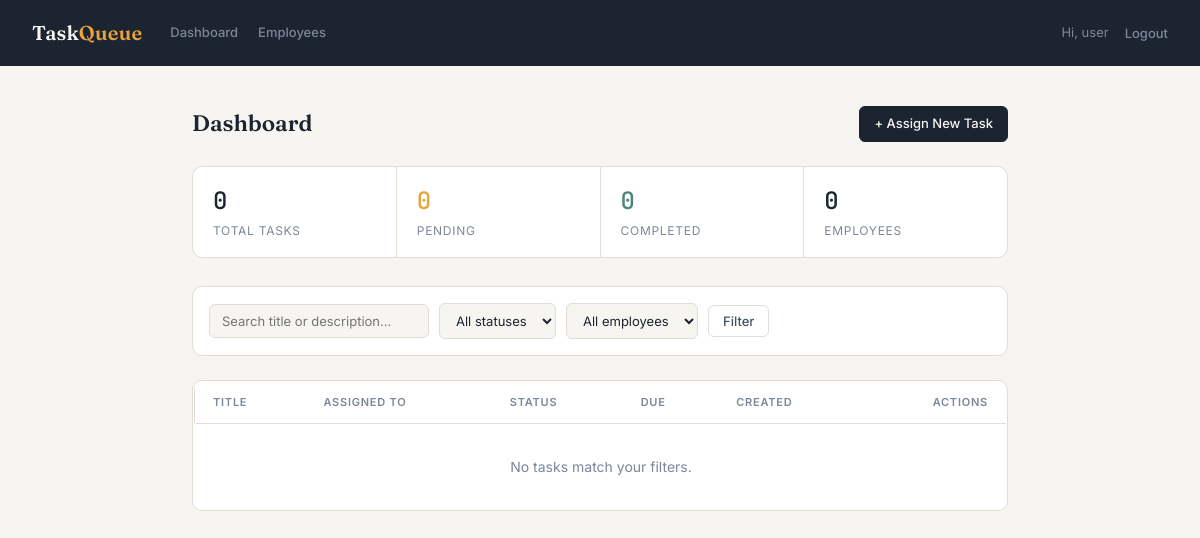
Page /manager/ (signed in) on the earlier database version.
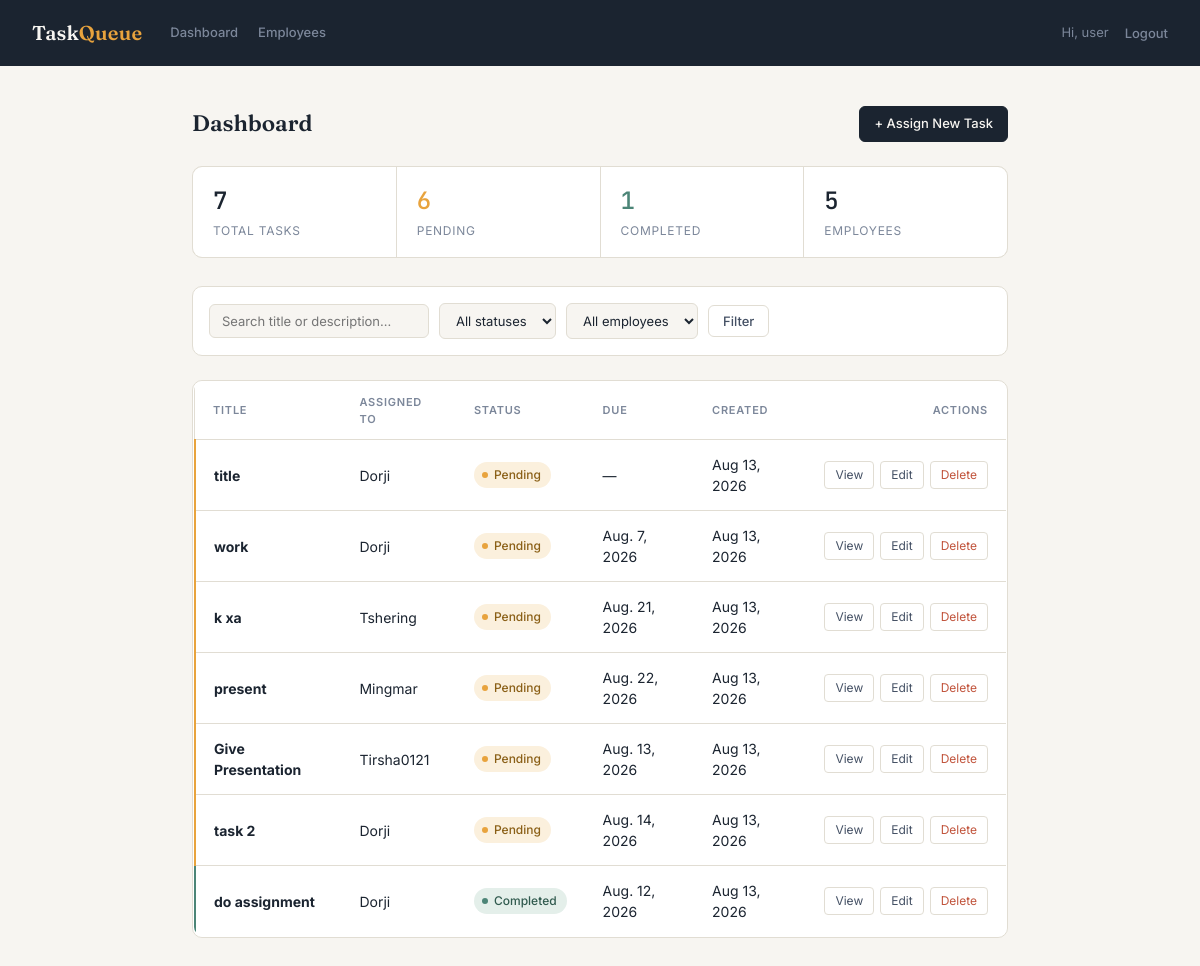
Same page on the later database version.
### Employee_Task_ToDo/models.py (models this page shows, shortened)
class Task(models.Model):
    STATUS_CHOICES = (
        ('pending', 'Pending'),
        ('in_progress', 'In Progress'),
        ('completed', 'Completed'),
    )
    title = models.CharField(max_length=200)
    description = models.TextField(blank=True)
    assigned_to = models.ForeignKey(User, related_name='tasks_assigned', on_delete=models.CASCADE)
    assigned_by = models.ForeignKey(User, related_name='tasks_created', on_delete=models.CASCADE)
    status = models.CharField(max_length=11, choices=STATUS_CHOICES, default='pending')
    due_date = models.DateField(null=True, blank=True)
    created_at = models.DateTimeField(auto_now_add=True)
    completed_at = models.DateTimeField(null=True, blank=True)

### Employee_Task_ToDo/manager_views.py (the view)
# urls.py: path('manager/', views.manager_dashboard, name='manager_dashboard'),
@manager_required
def manager_dashboard(request):
    all_tasks = Task.objects.all()
    tasks = Task.objects.select_related('assigned_to', 'assigned_by').all().order_by('-created_at')
    status = request.GET.get('status')
    employee_id = request.GET.get('Employee')
    search = request.GET.get('q')
    if status in ('pending', 'in_progress', 'completed'):
        tasks = tasks.filter(status=status)
    if employee_id:
        tasks = tasks.filter(assigned_to_id=employee_id)
    if search:
        tasks = tasks.filter(Q(title__icontains=search) | Q(description__icontains=search))
    employees = User.objects.filter(groups__name='Employee').order_by('username')
    context = {
        'total_tasks': all_tasks.count(),
        'pending_count': all_tasks.filter(status='pending').count(),
        'completed_count': all_tasks.filter(status='completed').count(),
        'employee_count': employees.count(),
        'tasks': tasks,
        'employees': employees,
        'current_status': status or '',
        'current_employee': employee_id or '',
        'search': search or '',
    }
    return render(request, 'manager/dashboard.html', context)

### templates/manager/dashboard.html (shortened to what this page needs)
{% extends 'manager/base_manager.html' %}
{% block content %}
<div class="dashboard-header">
  <h2>Dashboard</h2>
  <a href="{% url 'manager_task_create' %}" class="btn">+ Assign New Task</a>
</div>
<div class="summary">
  <div class="stat">
    <span class="num">{{ total_tasks }}</span>
    <span class="label">Total Tasks</span>
  </div>
  <div class="stat">
    <span class="num pending-num">{{ pending_count }}</span>
    <span class="label">Pending</span>
  </div>
  <div class="stat">
    <span class="num completed-num">{{ completed_count }}</span>
    <span class="label">Completed</span>
  </div>
  <div class="stat">
    <span class="num">{{ employee_count }}</span>
    <span class="label">Employees</span>
  </div>
</div>
<form method="get" class="filter-form">
  <input type="text" name="q" value="{{ search }}" placeholder="Search title or description...">
  <select name="status">
    <option value="">All statuses</option>
  </select>
  <select name="employee">
    <option value="">All employees</option>
  </select>
  <button class="btn btn-outline" type="submit">Filter</button>
</form>
<div class="table-container">
  <table>
    <thead>
      <tr>
        <th>Title</th>
        <th>Assigned To</th>
        <th>Status</th>
        <th>Due</th>
        <th>Created</th>
        <th style="text-align: right;">Actions</th>
      </tr>
    </thead>
    <tbody>
      {% for task in tasks %}
        <tr class="status-{{ task.status }}">
          <td><strong>{{ task.title }}</strong></td>
          <td>{{ task.assigned_to.username }}</td>
          <td>
            <span class="badge {{ task.status }}">
              {{ task.get_status_display }}
            </span>
          </td>
          <td class="due">{{ task.due_date|default:"—" }}</td>
          <td>{{ task.created_at|date:"M d, Y" }}</td>
          <td>
            <div class="table-actions">
              <a href="{% url 'manager_task_detail' task.pk %}" class="btn-action">View</a>
              <a href="{% url 'manager_task_update' task.pk %}" class="btn-action">Edit</a>
              <a href="{% url 'manager_task_delete' task.pk %}" class="btn-action delete-action">Delete</a>
            </div>
          </td>
        </tr>
      {% empty %}
        <tr>
          <td colspan="6" class="empty-state">No tasks match your filters.</td>
        </tr>
      {% endfor %}
    </tbody>
  </table>
</div>
{% endblock %}

### templates/manager/base_manager.html (shortened to what this page needs)
<!DOCTYPE html>
<html lang="en">
<head>
</head>
<body>
  <div class="topbar">
    <div class="topbar-left">
      <a class="brand" href="{% url 'manager_dashboard' %}">Task<span>Queue</span></a>
      <nav>
        <a href="{% url 'manager_dashboard' %}">Dashboard</a>
        <a href="{% url 'manager_employee_list' %}">Employees</a>
      </nav>
    </div>
    <div class="topbar-right">
      <span class="user-greeting">Hi, {{ request.user.username }}</span>
      <form action="{% url 'logout' %}" method="post">
        <button class="nav-logout-btn" type="submit">Logout</button>
      </form>
    </div>
  </div>
  <div class="page">
    {% block content %}{% endblock %}
  </div>
</body>
</html>

### templates/manager/base_manager.html (style rules this page uses)
:root { --ink: #1B2430; --paper: #F7F5F1; --slate: #445064; --slate-light: #7C879A; --amber: #E8A33D; --sage: #4C8577; --coral: #C1543C; --line: #E1DDD3; --card: #FFFFFF; }
* { box-sizing: border-box; }
body { margin: 0; background: var(--paper); color: var(--ink); font-family: 'Inter', sans-serif; font-size: 15px; line-height: 1.5; }
h1, h2, h3 { font-family: 'Fraunces', serif; font-weight: 600; margin: 0; }
a { color: var(--ink); text-decoration: none; }
.topbar { background: var(--ink); color: var(--paper); padding: 18px 32px; display: flex; align-items: center; justify-content: space-between; gap: 16px; }
.topbar-left { display: flex; align-items: center; gap: 28px; }
.topbar .brand { font-family: 'Fraunces', serif; font-size: 20px; font-weight: 600; letter-spacing: 0.01em; color: var(--paper); }
.topbar .brand span { color: var(--amber); }
.topbar nav { display: flex; align-items: center; gap: 20px; }
.topbar nav a { color: var(--slate-light); font-size: 13px; font-weight: 500; }
.topbar-right { display: flex; align-items: center; gap: 16px; }
.topbar .user-greeting { font-size: 13px; color: var(--slate-light); }
.topbar .nav-logout-btn { background: none; border: none; padding: 0; margin: 0; color: var(--slate-light); font-size: 13px; font-weight: 500; cursor: pointer; }
.page { max-width: 880px; margin: 0 auto; padding: 40px 32px 80px; }
.summary { display: flex; gap: 1px; background: var(--line); border: 1px solid var(--line); border-radius: 10px; overflow: hidden; margin-bottom: 28px; }
.summary .stat { flex: 1; background: var(--card); padding: 16px 20px; }
.summary .stat .num { font-family: 'JetBrains Mono', monospace; font-size: 24px; font-weight: 500; display: block; }
.summary .stat .label { font-size: 12px; text-transform: uppercase; letter-spacing: 0.06em; color: var(--slate-light); }
table { width: 100%; border-collapse: collapse; background: var(--card); border-radius: 10px; overflow: hidden; border: 1px solid var(--line); }
thead th { text-align: left; font-size: 11px; text-transform: uppercase; letter-spacing: 0.07em; color: var(--slate-light); font-weight: 600; padding: 12px 18px; border-bottom: 1px solid var(--line); }
tbody tr { border-bottom: 1px solid var(--line); }
tbody tr:last-child { border-bottom: none; }
tbody td { padding: 14px 18px; font-size: 14px; vertical-align: middle; }
tbody tr td:first-child { border-left: 3px solid transparent; }
tbody tr.status-pending td:first-child { border-left-color: var(--amber); }
tbody tr.status-completed td:first-child { border-left-color: var(--sage); }
.badge { display: inline-flex; align-items: center; gap: 6px; font-size: 12px; font-weight: 500; padding: 4px 10px 4px 8px; border-radius: 100px; }
.badge::before { content: ''; width: 6px; height: 6px; border-radius: 50%; }
.badge.pending { background: #FBF0DD; color: #8A5F16; }
.badge.pending::before { background: var(--amber); }
.badge.completed { background: #E4EFEA; color: #315B4F; }
.badge.completed::before { background: var(--sage); }
button, .btn { font-family: 'Inter', sans-serif; font-size: 13px; font-weight: 500; padding: 7px 14px; border-radius: 6px; border: 1px solid var(--ink); background: var(--ink); color: var(--paper); cursor: pointer; display: inline-block; }
form { display: inline; }

### templates/manager/dashboard.html (style rules this page uses)
.dashboard-header { display: flex; justify-content: space-between; align-items: center; margin-bottom: 24px; }
.summary .stat .num.pending-num { color: var(--amber); }
.summary .stat .num.completed-num { color: var(--sage); }
.filter-form { display: flex; flex-wrap: wrap; gap: 10px; align-items: center; margin-bottom: 24px; background: var(--card); padding: 16px; border: 1px solid var(--line); border-radius: 10px; }
.filter-form input[type="text"], .filter-form select { padding: 8px 12px; font-family: 'Inter', sans-serif; font-size: 13px; color: var(--ink); background: var(--paper); border: 1px solid var(--line); border-radius: 6px; outline: none; }
.filter-form input[type="text"] { min-width: 220px; }
.btn-outline { background: transparent; color: var(--slate); border: 1px solid var(--line); }
.table-container { background: var(--card); border: 1px solid var(--line); border-radius: 10px; overflow: hidden; }
.table-actions { display: flex; gap: 6px; justify-content: flex-end; }
.btn-action { padding: 4px 10px; font-size: 12px; border-radius: 4px; background: transparent; border: 1px solid var(--line); color: var(--slate); }
.btn-action.delete-action { color: var(--coral); }

Differences in the rows shown:
added Task: title "title", assigned_to.username "Dorji", status "Pending", due_date "—", created_at "Aug 13, 2026"
added Task: title "work", assigned_to.username "Dorji", status "Pending", due_date "Aug. 7, 2026", created_at "Aug 13, 2026"
added Task: title "k xa", assigned_to.username "Tshering", status "Pending", due_date "Aug. 21, 2026", created_at "Aug 13, 2026"
added Task: title "present", assigned_to.username "Mingmar", status "Pending", due_date "Aug. 22, 2026", created_at "Aug 13, 2026"
added Task: title "Give Presentation", assigned_to.username "Tirsha0121", status "Pending", due_date "Aug. 13, 2026", created_at "Aug 13, 2026"
added Task: title "task 2", assigned_to.username "Dorji", status "Pending", due_date "Aug. 14, 2026", created_at "Aug 13, 2026"
added Task: title "do assignment", assigned_to.username "Dorji", status "Completed", due_date "Aug. 12, 2026", created_at "Aug 13, 2026"
Other differences:
{{ total_tasks }}: "0" → "7"
{{ pending_count }}: "0" → "6"
{{ completed_count }}: "0" → "1"
{{ employee_count }}: "0" → "5"
text no longer shown: "No tasks match your filters."
